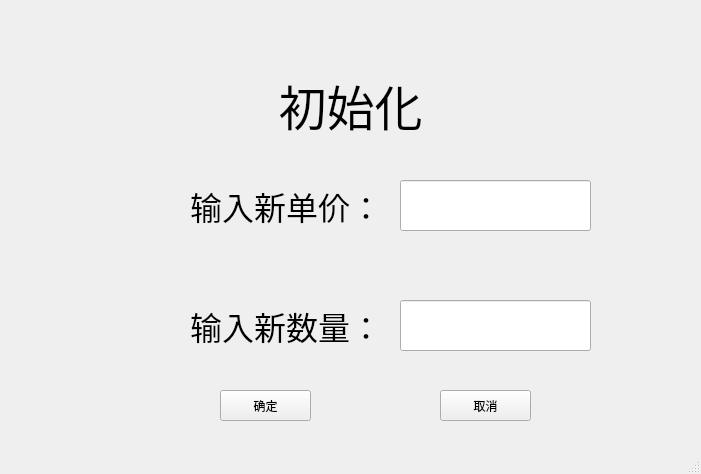
<?xml version="1.0" encoding="UTF-8"?>
<ui version="4.0">
 <class>MainWindow</class>
 <widget class="QMainWindow" name="MainWindow">
  <property name="geometry">
   <rect>
    <x>0</x>
    <y>0</y>
    <width>701</width>
    <height>474</height>
   </rect>
  </property>
  <property name="windowTitle">
   <string>MainWindow</string>
  </property>
  <widget class="QWidget" name="centralwidget">
   <widget class="QLabel" name="input_price_label">
    <property name="geometry">
     <rect>
      <x>190</x>
      <y>180</y>
      <width>191</width>
      <height>51</height>
     </rect>
    </property>
    <property name="font">
     <font>
      <family>新宋体</family>
      <pointsize>24</pointsize>
     </font>
    </property>
    <property name="text">
     <string>输入新单价：</string>
    </property>
   </widget>
   <widget class="QLabel" name="number_input_label">
    <property name="geometry">
     <rect>
      <x>190</x>
      <y>300</y>
      <width>191</width>
      <height>51</height>
     </rect>
    </property>
    <property name="font">
     <font>
      <family>新宋体</family>
      <pointsize>24</pointsize>
     </font>
    </property>
    <property name="text">
     <string>输入新数量：</string>
    </property>
   </widget>
   <widget class="QLineEdit" name="price_input">
    <property name="geometry">
     <rect>
      <x>400</x>
      <y>180</y>
      <width>191</width>
      <height>51</height>
     </rect>
    </property>
   </widget>
   <widget class="QLineEdit" name="number_input">
    <property name="geometry">
     <rect>
      <x>400</x>
      <y>300</y>
      <width>191</width>
      <height>51</height>
     </rect>
    </property>
   </widget>
   <widget class="QLabel" name="title">
    <property name="geometry">
     <rect>
      <x>240</x>
      <y>70</y>
      <width>221</width>
      <height>71</height>
     </rect>
    </property>
    <property name="font">
     <font>
      <family>新宋体</family>
      <pointsize>36</pointsize>
     </font>
    </property>
    <property name="text">
     <string>初始化</string>
    </property>
    <property name="alignment">
     <set>Qt::AlignCenter</set>
    </property>
   </widget>
   <widget class="QPushButton" name="ok_btn">
    <property name="geometry">
     <rect>
      <x>220</x>
      <y>390</y>
      <width>91</width>
      <height>31</height>
     </rect>
    </property>
    <property name="text">
     <string>确定</string>
    </property>
   </widget>
   <widget class="QPushButton" name="cancel_btn">
    <property name="geometry">
     <rect>
      <x>440</x>
      <y>390</y>
      <width>91</width>
      <height>31</height>
     </rect>
    </property>
    <property name="text">
     <string>取消</string>
    </property>
   </widget>
  </widget>
  <widget class="QMenuBar" name="menubar">
   <property name="geometry">
    <rect>
     <x>0</x>
     <y>0</y>
     <width>701</width>
     <height>23</height>
    </rect>
   </property>
  </widget>
  <widget class="QStatusBar" name="statusbar"/>
 </widget>
 <resources/>
 <connections/>
</ui>
